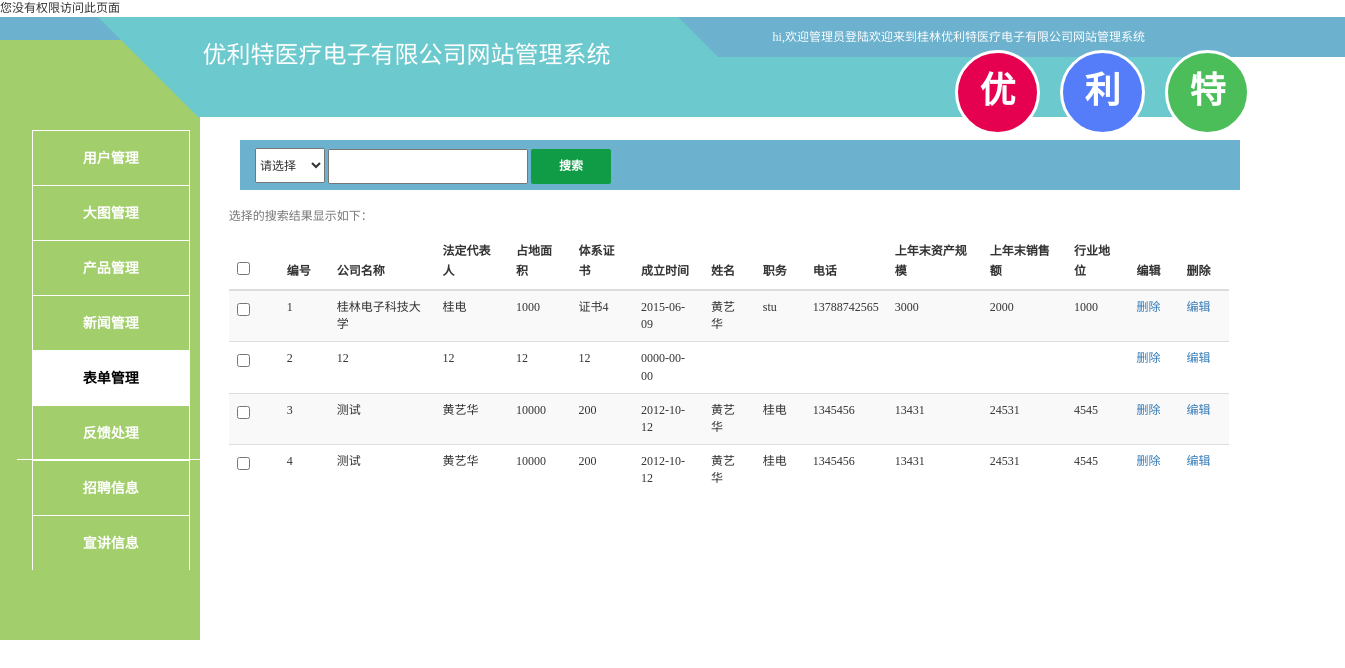
Page /Admin/tableManage.php on the committed database.
### tables this page shows
CREATE TABLE IF NOT EXISTS `table` (
  `id` int(11) NOT NULL AUTO_INCREMENT,
  `company` varchar(100) NOT NULL,
  `caption` varchar(50) NOT NULL,
  `rep` varchar(20) NOT NULL,
  `area` varchar(50) DEFAULT NULL,
  `cer` varchar(50) DEFAULT NULL,
  `establish` date DEFAULT NULL,
  `username` varchar(20) DEFAULT NULL,
  `job` varchar(20) DEFAULT NULL,
  `tel` varchar(20) DEFAULT NULL,
  `asset` varchar(20) DEFAULT NULL,
  `sales` varchar(20) DEFAULT NULL,
  `industry` varchar(30) DEFAULT NULL,
  PRIMARY KEY (`id`)
);

### Admin/tableManage.php (the view, shortened to what this page needs)
<!DOCTYPE html>
<html lang="zh-CN">
<head>
	<link rel="stylesheet" type="text/css" href="styles/bootstrap.min.css" />
	<link rel="stylesheet" type="text/css" href="styles/manage.css" />
</head>
<body>
		<?php
		if(isset($_SESSION['username']))
		{
		}
		else
		{
		    echo "您没有权限访问此页面";
		}
	?>
	<div id="header">
		<p >hi,<?php echo "欢迎管理员".$_SESSION['username']."登陆";?>欢迎来到桂林优利特医疗电子有限公司网站管理系统</p>
		<div id="mainthings" class="container-fluid">
			<div class="row">
				<div class="col-md-3 search2" >
					<form method="get">
						<select name="select" onchange="fuzhi(this.options[this.selectedIndex].text)">
							<option>请选择</option>
						</select>
						<input type="text" name="keys">
						<input type="submit" value="搜索" class="searchsub" />
					</form>
				</div>
			</div>
		</div>
			<table id="table1" class="table table-striped">
			<caption>选择<span><?php $select=isset($_GET['selectContent'])?$_GET['selectContent']:NULL; echo $select; ?></span>的搜索结果显示如下：</caption>
				<thead>
					<tr>
						<th><input type="checkbox" /></th>
						<th>编号</th>
						<th>公司名称</th>
						<th>法定代表人</th>
						<th>占地面积</th>
						<th>体系证书</th>
						<th>成立时间</th>
						<th>姓名</th>
						<th>职务</th>
						<th>电话</th>
						<th>上年末资产规模</th>
						<th>上年末销售额</th>
						<th>行业地位</th>
						<th>编辑</th>
						<th>删除</th>
					</tr>
				</thead>
				<tbody class="tbody">
				<?php
					$sql = "SELECT * FROM `table`";
					$query = mysql_query($sql);
					while($rs = mysql_fetch_array($query)){
				?>
					<tr>
						<td><input type="checkbox" /></td>
						<td><?php echo $rs['id']; ?></td>
						<td><?php echo $rs['company']; ?></td>
						<td><?php echo $rs['rep']; ?></td>
						<td><?php echo $rs['area']; ?></td>
						<td><?php echo $rs['cer']; ?></td>
						<td><?php echo $rs['establish']; ?></td>
						<td><?php echo $rs['username']; ?></td>
						<td><?php echo $rs['job']; ?></td>
						<td><?php echo $rs['tel']; ?></td>
						<td><?php echo $rs['asset']; ?></td>
						<td><?php echo $rs['sales']; ?></td>
						<td><?php echo $rs['industry']; ?></td>
						<td><a href="public/user/userdel.php?del=<?php echo $rs['id'] ?>" class="del">删除</a></td>
						<td><a href="public/table/tableedit1.php?id=<?php echo $rs['id'] ?>" class="edit">编辑</a></td>
					</tr>
				<?php
				}
				?>
				</tbody>
			</table>
</body>
</html>

### Admin/styles/manage.css (style rules this page uses)
* { padding: 0; margin: 0; }
body { font-size: 12px; color: #333; font-family: 宋体; }
ul { list-style-type: none; }
a { text-decoration: none; }
input { margin:0; padding: 0; vertical-align: m }
#header { width: 100%; height: 300px; z-index: 10; }
#header p { height: 40px; line-height: 40px; background: #6CB1CE; text-align: right; padding-right: 200px; color: #fff; }
#companyname { width: 1200px; position: relative; top: -50px; z-index: 11; }
#companyname .comname { position: absolute; top: 5px; left: 130px; height: 60px; z-index: 12; }
#companyname .combg1 { position: absolute; top: 0; left: 45px; z-index: 10; }
#companyname .combg2 { position: absolute; top: 40px; left: 65px; z-index: 11; }
#companyname .c1 { color: #fff; font-family: 微软雅黑; }
#companyname .c2 { width: 580px; height: 40px; -webkit-transform: skew(60deg); -moz-transform: skew(45deg); -o-transform: skew(45deg); -ms-transform: skew(45deg); transform: skew(45deg); background: #6CC9CE; }
#companyname .c3 { height: 0; width: 1080px; border-top: 60px solid #6CC9CE; border-left: 60px solid transparent; border-right: 40px solid transparent; }
.leftbar { position: absolute; top: 40px; left: 0; z-index: 9; width: 200px; height: 600px; background: #A2CE6C; overflow: hidden; }
.leftbar ul { margin-top: 90px; height: 330px; border-bottom: 1px solid #fff; }
.leftbar ul li { float: left; line-height: 40px; }
.leftbar ul li a { display: block; width: 158px; border: 1px solid #fff; font-size: 14px; border-bottom: none; height: 55px; line-height: 55px; color: #fff; font-weight: bold; text-align: center; }
.leftbar li.leftbarhover a { color: #000; text-decoration: none; background: #fff; }
.topbar { position: absolute; top: 50px; left: 950px; z-index: 11; }
.topbar ul { width: 400px; }
.topbar ul li { float: left; margin-left: 20px; }
.topbar ul li a { width: 85px; height: 85px; background: #E50150; font-size: 36px; border: 3px solid white; border-radius: 45px; color: #fff; line-height: 65px; text-align: center; font-weight: bold; }
.topbar ul li a.resume { background: #557DF9; }
.topbar ul li a.myaccount { background: #4BBE59; }
#mainthings { position: absolute; top: 140px; left: 240px; height: 500px; width: 1000px; overflow: hidden; }
#mainthings .row { height: 50px; background: #6CB1CE; }
#table1 { position: absolute; top: 200px; left: 17%; width: 1000px; overflow: hidden; }
#table1 tr th { height: 20px; line-height: 20px; min-width: 50px; }
.search2 { margin-top: 8px; width: 400px; height: 45px; 1background-color: #333; }
.search2 select { height: 35px; width: 70px; }
.search2 input { height: 35px; width: 200px; }
.searchsub { width: 80px !important; border: 0; background-color: #109B46; color: #fff; font-weight: bold; border-radius: 2px; }

### rows in the picture
table: id "1", company "桂林电子科技大学", rep "桂电", area "1000", cer "证书4", establish "2015-06-09", username "黄艺华", job "stu", tel "13788742565", asset "3000", sales "2000", industry "1000"
table: id "2", company "12", rep "12", area "12", cer "12", establish "0000-00-00"
table: id "3", company "测试", rep "黄艺华", area "10000", cer "200", establish "2012-10-12", username "黄艺华", job "桂电", tel "1345456", asset "13431", sales "24531", industry "4545"
table: id "4", company "测试", rep "黄艺华", area "10000", cer "200", establish "2012-10-12", username "黄艺华", job "桂电", tel "1345456", asset "13431", sales "24531", industry "4545"
